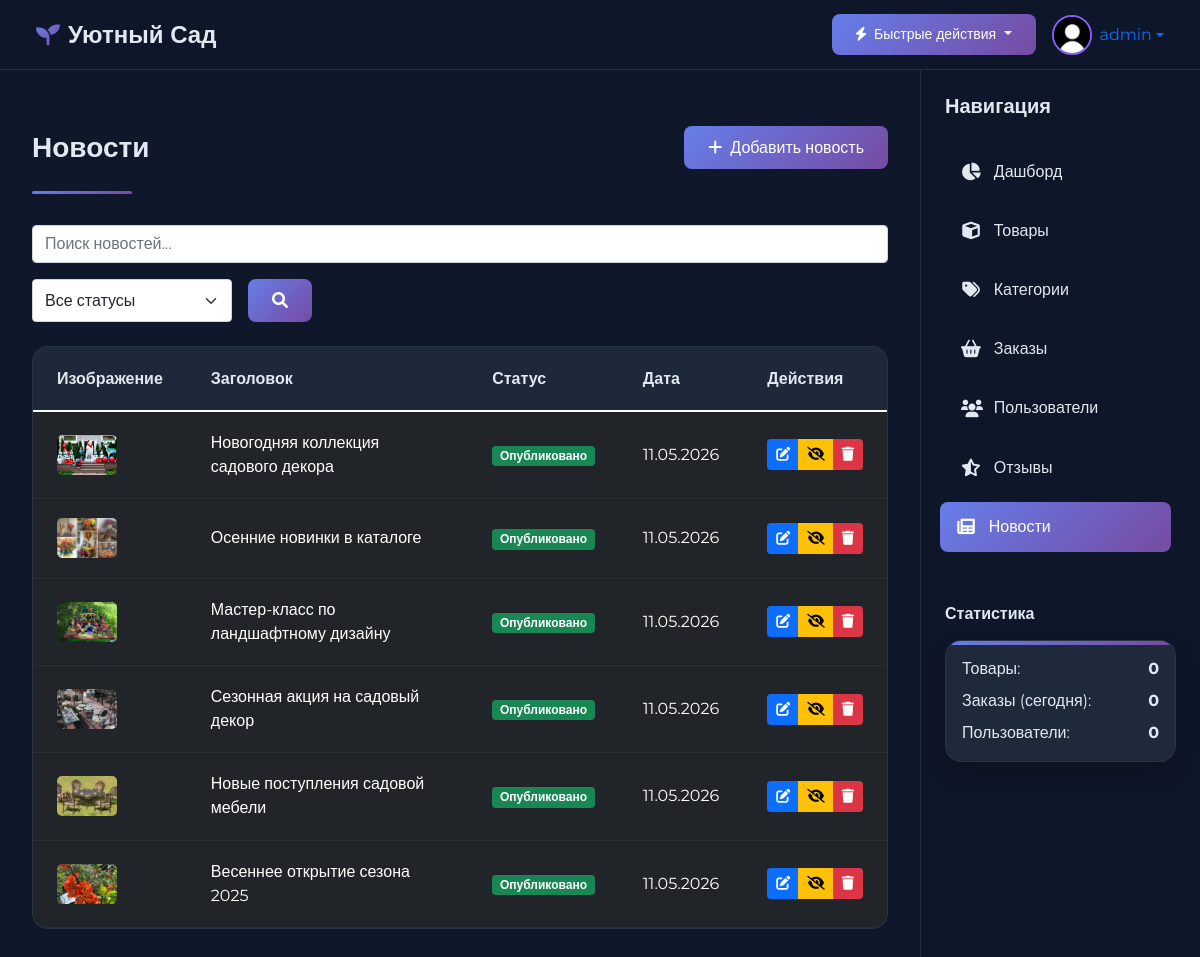
The page /dashboard/news/ (signed in) on the database its author committed.
### products/models.py (models this page shows, shortened)
class News(models.Model):
    title = models.CharField(max_length=100, verbose_name="Заголовок")
    slug = models.SlugField(max_length=100, unique=True, blank=True, verbose_name="URL")
    short_description = models.CharField(max_length=300, verbose_name="Краткое описание")
    content = models.TextField(verbose_name="Содержание")
    image = models.ImageField(upload_to='news', blank=True, null=True, verbose_name="Изображение")
    is_published = models.BooleanField(default=True, verbose_name="Опубликовано")
    created_at = models.DateTimeField(auto_now_add=True, verbose_name="Дата создания")
    updated_at = models.DateTimeField(auto_now=True, verbose_name="Дата обновления")
    class Meta:
        verbose_name = "Новость"
        verbose_name_plural = "Новости"
        ordering = ['-created_at']

### dashboard/views.py (the view)
# urls.py: path('news/', views.news_list, name='news_list'),
@staff_required
def news_list(request):
    news = News.objects.all().order_by('-created_at')
    search_query = request.GET.get('search', '')
    if search_query:
        news = news.filter(
            Q(title__icontains=search_query) |
            Q(content__icontains=search_query)
        )
    status_filter = request.GET.get('status', '')
    if status_filter == 'published':
        news = news.filter(is_published=True)
    elif status_filter == 'draft':
        news = news.filter(is_published=False)
    paginator = Paginator(news, 10)
    page_number = request.GET.get('page')
    page_obj = paginator.get_page(page_number)
    return render(request, 'dashboard/news/list.html', {
        'page_obj': page_obj,
        'search_query': search_query,
        'status_filter': status_filter
    })

### cart/context_processors.py (called while the page is built)
def cart(request):
    if request.user.is_authenticated:
        cart, created = request.user.cart_set.get_or_create()
        for item in cart.items.all():
            if hasattr(item.product, 'image_url'):
                item.product.safe_image_url = item.product.image_url
            else:
                item.product.safe_image_url = '/static/images/product-placeholder.jpg'
        return {'cart': cart}
    return {'cart': None}

### dashboard/views.py (called while the page is built)
def staff_required(function):
    decorator = user_passes_test(lambda u: u.is_staff, login_url='/admin/login/')
    return decorator(function)

### products/models.py (called while the page is built)
    @property
    def image_url(self):
        if self.image and hasattr(self.image, 'url'):
            return self.image.url
        return '/static/images/product-placeholder.jpg'

### templates/dashboard/news/list.html (shortened to what this page needs)
{% extends 'dashboard/base.html' %}
{% load static %}
{% block page_title %}Новости{% endblock %}
{% block actions %}
<a href="{% url 'dashboard:news_create' %}" class="btn btn-neon">
    <i class="fas fa-plus me-2"></i>Добавить новость
</a>
{% endblock %}
{% block content %}
<div class="row mb-4">
    <div class="col-md-12">
        <form method="get" class="d-flex gap-3 flex-wrap">
            <input type="text" name="search" class="form-control" placeholder="Поиск новостей..." value="{{ search_query }}">
            <select name="status" class="form-select" style="max-width: 200px;">
                <option value="">Все статусы</option>
            </select>
            <button type="submit" class="btn btn-neon">
                <i class="fas fa-search"></i>
            </button>
        </form>
    </div>
</div>
<div class="table-glass">
    <table class="table table-dark table-hover mb-0">
        <thead>
            <tr>
                <th>Изображение</th>
                <th>Заголовок</th>
                <th>Статус</th>
                <th>Дата</th>
                <th>Действия</th>
            </tr>
        </thead>
        <tbody>
            {% for news in page_obj %}
            <tr>
                <td>
                    {% if news.image %}
                    <img src="{{ news.image.url }}" alt="" style="width: 60px; height: 40px; object-fit: cover; border-radius: 5px;">
                    {% else %}
                    <span class="text-muted">Нет</span>
                    {% endif %}
                </td>
                <td>{{ news.title }}</td>
                <td>
                    {% if news.is_published %}
                    <span class="badge bg-success">Опубликовано</span>
                    {% else %}
                    <span class="badge bg-warning">Черновик</span>
                    {% endif %}
                </td>
                <td>{{ news.created_at|date:"d.m.Y" }}</td>
                <td>
                    <div class="btn-group">
                        <a href="{% url 'dashboard:news_edit' news.pk %}" class="btn btn-sm btn-primary" title="Редактировать">
                            <i class="fas fa-edit"></i>
                        </a>
                        <a href="{% url 'dashboard:news_toggle' news.pk %}" class="btn btn-sm {% if news.is_published %}btn-warning{% else %}btn-success{% endif %}" title="{% if news.is_published %}Скрыть{% else %}Опубликовать{% endif %}">
                            <i class="fas {% if news.is_published %}fa-eye-slash{% else %}fa-eye{% endif %}"></i>
                        </a>
                        <a href="{% url 'dashboard:news_delete' news.pk %}" class="btn btn-sm btn-danger" title="Удалить">
                            <i class="fas fa-trash"></i>
                        </a>
                    </div>
                </td>
            </tr>
            {% endfor %}
        </tbody>
    </table>
</div>
{% endblock %}

### templates/dashboard/base.html (shortened to what this page needs)
{% load static %}
<!DOCTYPE html>
<html lang="ru">
<head>
    <link href="https://cdn.jsdelivr.net/npm/bootstrap@5.1.3/dist/css/bootstrap.min.css" rel="stylesheet">
    <link href="https://cdnjs.cloudflare.com/ajax/libs/font-awesome/6.0.0/css/all.min.css" rel="stylesheet">
    <link href="https://cdn.jsdelivr.net/npm/bootstrap-icons@1.7.2/font/bootstrap-icons.css" rel="stylesheet">
</head>
<body>
    <nav class="top-navbar navbar navbar-expand-lg">
        <div class="container-fluid">
            <a class="navbar-brand" href="{% url 'dashboard:dashboard' %}">
                <i class="fas fa-seedling"></i>
                <span class="d-none d-md-inline">Уютный Сад</span>
            </a>
            <div class="d-flex align-items-center">
                <div class="dropdown me-3">
                    <button class="btn btn-neon btn-sm dropdown-toggle" type="button" id="quickActionsDropdown" data-bs-toggle="dropdown">
                        <i class="fas fa-bolt me-1"></i> Быстрые действия
                    </button>
                </div>
                <div class="nav-user-info">
                    <div class="dropdown">
                        <a href="#" class="d-flex align-items-center text-decoration-none dropdown-toggle" id="userDropdown" data-bs-toggle="dropdown">
                            <img src="{% static 'images/avatar-placeholder.jpg' %}" alt="Аватар" class="user-avatar">
                            <span class="ms-2 d-none d-md-inline">{{ user.username }}</span>
                        </a>
                    </div>
                </div>
            </div>
        </div>
    </nav>
    <aside class="right-sidebar">
        <div class="sidebar-content">
            <div class="mb-4">
                <h5 class="fw-bold">Навигация</h5>
            </div>
            <ul class="nav flex-column">
                <li class="nav-item">
                    <a class="nav-link {% if request.resolver_match.url_name == 'dashboard' %}active{% endif %}"
                       href="{% url 'dashboard:dashboard' %}">
                        <i class="fas fa-chart-pie"></i> Дашборд
                    </a>
                </li>
                <li class="nav-item">
                    <a class="nav-link {% if 'product' in request.resolver_match.url_name %}active{% endif %}"
                       href="{% url 'dashboard:product_list' %}">
                        <i class="fas fa-cube"></i> Товары
                    </a>
                </li>
                <li class="nav-item">
                    <a class="nav-link {% if 'category' in request.resolver_match.url_name %}active{% endif %}"
                       href="{% url 'dashboard:category_list' %}">
                        <i class="fas fa-tags"></i> Категории
                    </a>
                </li>
                <li class="nav-item">
                    <a class="nav-link {% if 'order' in request.resolver_match.url_name %}active{% endif %}"
                       href="{% url 'dashboard:order_list' %}">
                        <i class="fas fa-shopping-basket"></i> Заказы
                    </a>
                </li>
                <li class="nav-item">
                    <a class="nav-link {% if 'user' in request.resolver_match.url_name %}active{% endif %}"
                       href="{% url 'dashboard:user_list' %}">
                        <i class="fas fa-users"></i> Пользователи
                    </a>
                </li>
                <li class="nav-item">
                    <a class="nav-link {% if 'review' in request.resolver_match.url_name %}active{% endif %}"
                       href="{% url 'dashboard:review_list' %}">
                        <i class="fas fa-star-half-alt"></i> Отзывы
                    </a>
                </li>
                <li class="nav-item">
                    <a class="nav-link {% if 'news' in request.resolver_match.url_name %}active{% endif %}"
                       href="{% url 'dashboard:news_list' %}">
                        <i class="fas fa-newspaper"></i> Новости
                    </a>
                </li>
            </ul>
            <div class="mt-5">
                <h6 class="fw-bold mb-3">Статистика</h6>
                <div class="glass-card p-3">
                    <div class="d-flex justify-content-between mb-2">
                        <span>Товары:</span>
                        <span class="fw-bold">{{ stats.total_products|default:0 }}</span>
                    </div>
                    <div class="d-flex justify-content-between mb-2">
                        <span>Заказы (сегодня):</span>
                        <span class="fw-bold">{{ stats.recent_orders|default:0 }}</span>
                    </div>
                    <div class="d-flex justify-content-between">
                        <span>Пользователи:</span>
                        <span class="fw-bold">{{ stats.total_users|default:0 }}</span>
                    </div>
                </div>
            </div>
        </div>
    </aside>
    <main class="main-content">
        <div class="page-header">
            <div class="d-flex justify-content-between align-items-center flex-wrap">
                <h1 class="h3 fw-bold mb-0">{% block page_title %}Центр управления{% endblock %}</h1>
                <div class="btn-toolbar mb-2 mb-md-0">
                    {% block actions %}{% endblock %}
                </div>
            </div>
        </div>
        {% block content %}{% endblock %}
    </main>
</body>
</html>

### templates/dashboard/base.html (style rules this page uses)
:root { --primary-gradient: linear-gradient(135deg, #667eea 0%, #764ba2 100%); --secondary-gradient: linear-gradient(135deg, #f093fb 0%, #f5576c 100%); --success-gradient: linear-gradient(135deg, #4facfe 0%, #00f2fe 100%); --warning-gradient: linear-gradient(135deg, #43e97b 0%, #38f9d7 100%); --dark-bg: #0f172a; --darker-bg: #0a0f1f; --card-bg: #1e293b; --text-light: #e2e8f0; --text-muted: #94a3b8; --accent-color: #8b5cf6; --sidebar-width: 280px; --header-height: 70px; }
body { font-family: 'Montserrat', sans-serif; background-color: var(--dark-bg); color: var(--text-light); overflow-x: hidden; padding-top: var(--header-height); }
.top-navbar { position: fixed; top: 0; left: 0; right: 0; height: var(--header-height); background: rgba(15, 23, 42, 0.95); backdrop-filter: blur(10px); border-bottom: 1px solid rgba(255, 255, 255, 0.1); z-index: 1000; padding: 0 1.5rem; }
.navbar-brand { display: flex; align-items: center; color: var(--text-light); font-weight: 700; font-size: 1.5rem; }
.navbar-brand i { background: var(--primary-gradient); -webkit-background-clip: text; -webkit-text-fill-color: transparent; margin-right: 0.5rem; }
.nav-user-info { display: flex; align-items: center; gap: 1rem; }
.user-avatar { width: 40px; height: 40px; border-radius: 50%; object-fit: cover; border: 2px solid var(--accent-color); }
.right-sidebar { position: fixed; top: var(--header-height); right: 0; bottom: 0; width: var(--sidebar-width); background: rgba(15, 23, 42, 0.9); backdrop-filter: blur(10px); border-left: 1px solid rgba(255, 255, 255, 0.1); z-index: 999; overflow-y: auto; padding: 1.5rem; transition: transform 0.3s ease; }
.right-sidebar .nav-link { color: var(--text-light); padding: 0.8rem 1rem; margin: 0.3rem 0; border-radius: 0.5rem; transition: all 0.3s ease; display: flex; align-items: center; }
.right-sidebar .nav-link:hover, .right-sidebar .nav-link.active { background: var(--primary-gradient); color: white; transform: translateX(-5px); }
.right-sidebar .nav-link i { margin-right: 0.8rem; width: 20px; text-align: center; font-size: 1.1rem; }
.main-content { margin-right: var(--sidebar-width); padding: 2rem; transition: margin-right 0.3s ease; min-height: calc(100vh - var(--header-height)); }
.glass-card { background: var(--card-bg); border-radius: 1rem; border: 1px solid rgba(255, 255, 255, 0.05); box-shadow: 0 10px 25px rgba(0, 0, 0, 0.2); transition: all 0.3s ease; overflow: hidden; position: relative; }
.glass-card:before { content: ''; position: absolute; top: 0; left: 0; width: 100%; height: 4px; background: var(--primary-gradient); }
.page-header { padding: 1.5rem 0; margin-bottom: 2rem; position: relative; }
.page-header:after { content: ''; position: absolute; bottom: -1px; left: 0; width: 100px; height: 3px; background: var(--primary-gradient); border-radius: 3px; }
.table-glass { background: var(--card-bg); border-radius: 1rem; overflow: hidden; border: 1px solid rgba(255, 255, 255, 0.05); }
.table-glass thead th { background: rgba(30, 41, 59, 0.8); border: none; color: var(--text-light); font-weight: 600; padding: 1.2rem 1.5rem; }
.table-glass tbody td { padding: 1.2rem 1.5rem; border-color: rgba(255, 255, 255, 0.05); vertical-align: middle; }
.table-glass tbody tr { transition: all 0.2s ease; }
.btn-neon { background: var(--primary-gradient); border: none; color: white; border-radius: 0.5rem; padding: 0.6rem 1.5rem; font-weight: 500; transition: all 0.3s ease; position: relative; overflow: hidden; }
.btn-neon:before { content: ''; position: absolute; top: 0; left: -100%; width: 100%; height: 100%; background: linear-gradient(90deg, transparent, rgba(255, 255, 255, 0.2), transparent); transition: all 0.5s ease; }

### rows shown on the page
News: image (picture), title "Новогодняя коллекция садового декора", is_published "Опубликовано", created_at "11.05.2026"
News: image (picture), title "Осенние новинки в каталоге", is_published "Опубликовано", created_at "11.05.2026"
News: image (picture), title "Мастер-класс по ландшафтному дизайну", is_published "Опубликовано", created_at "11.05.2026"
News: image (picture), title "Сезонная акция на садовый декор", is_published "Опубликовано", created_at "11.05.2026"
News: image (picture), title "Новые поступления садовой мебели", is_published "Опубликовано", created_at "11.05.2026"
News: image (picture), title "Весеннее открытие сезона 2025", is_published "Опубликовано", created_at "11.05.2026"

### other values the page prints
{{ user.username }} "admin"
{{ stats.total_products|default:0 }} "0"
{{ stats.recent_orders|default:0 }} "0"
{{ stats.total_users|default:0 }} "0"
